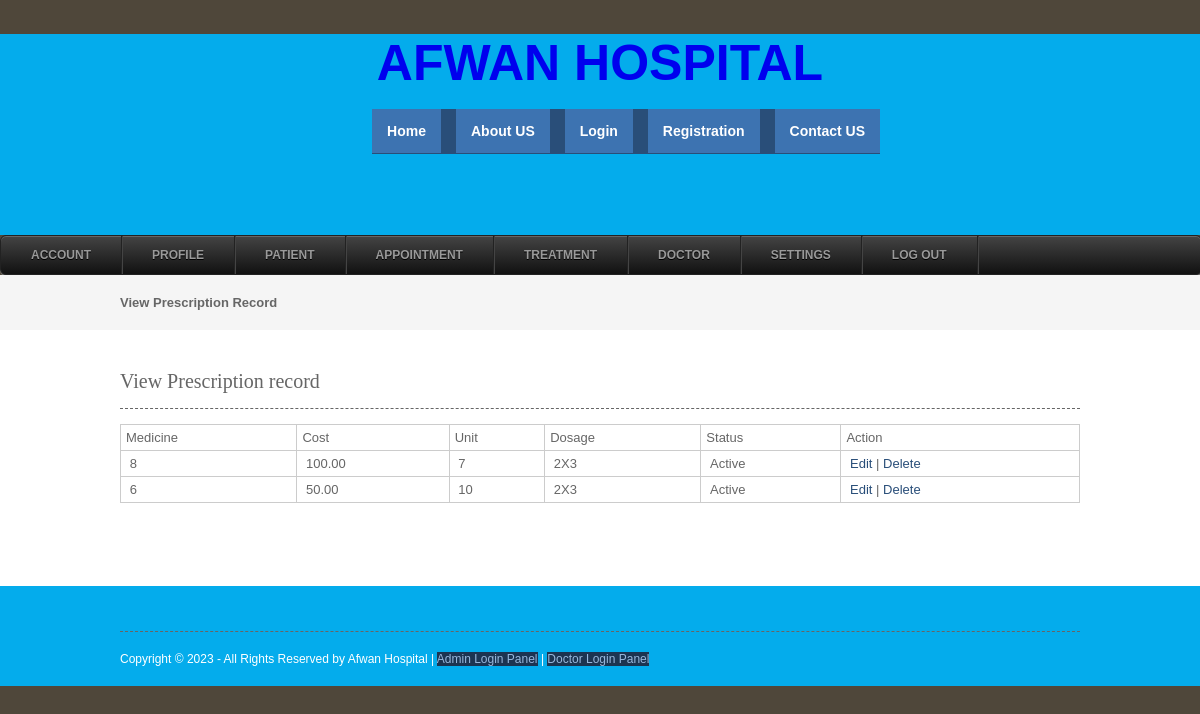
Page /viewprescriptionrecord.php (signed in) on the earlier database version.
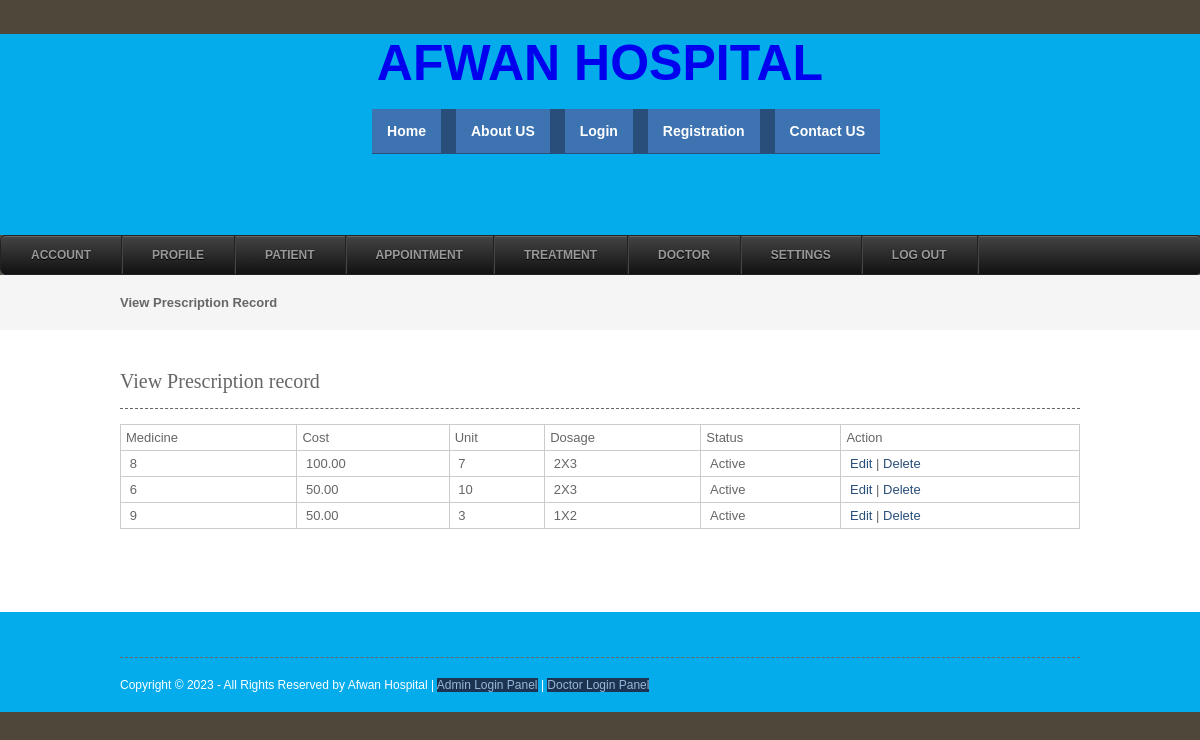
Same page on the later database version.
### tables this page shows
CREATE TABLE `prescription_records` (
  `prescription_record_id` int(10) NOT NULL,
  `prescription_id` int(10) NOT NULL,
  `medicine_name` varchar(25) NOT NULL,
  `cost` float(10,2) NOT NULL,
  `unit` int(10) NOT NULL,
  `dosage` varchar(25) NOT NULL,
  `status` varchar(10) NOT NULL
);

### viewprescriptionrecord.php (the view, shortened to what this page needs)
<?php
include("header.php");
include("dbconnection.php");
?>
<div class="wrapper col2">
  <div id="breadcrumb">
    <ul>
      <li class="first">View Prescription Record</li></ul>
  </div>
</div>
<div class="wrapper col4">
  <div id="container">
    <h1>View Prescription record</h1>
    <table width="200" border="3">
      <tbody>
        <tr>
          <td>Medicine</td>
          <td>Cost</td>
          <td>Unit</td>
          <td>Dosage</td>
          <td>Status</td>
          <td>Action</td>
        </tr>
         <?php
		$sql ="SELECT * FROM prescription_records";
		$qsql = mysqli_query($con,$sql);
		while($rs = mysqli_fetch_array($qsql))
		{
        echo "<tr>
          <td>&nbsp;$rs[medicine_name]</td>
          <td>&nbsp;$rs[cost]</td>
		   <td>&nbsp;$rs[unit]</td>
		    <td>&nbsp;$rs[dosage]</td>
			 <td>&nbsp;$rs[status]</td>
			  <td>&nbsp;<a href='prescriptionrecord.php?editid=$rs[prescription_record_id]'>Edit</a>  | <a href='viewprescriptionrecord.php?delid=$rs[prescription_record_id]'>Delete</a> </td>
        </tr>";
		}
		?>
      </tbody>
    </table>
    <p>&nbsp;</p>
  </div>
</div>
<?php
include("footer.php");
?>

Differences in the rows shown:
added prescription_records: medicine_name "9", cost "50.00", unit "3", dosage "1X2", status "Active"
